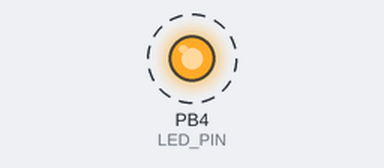
Simulated run of this sketch. Board: ATtiny85, built with avr-gcc and run on an emulated ATtiny85. On the bench: output pins drawn as LEDs (lit = HIGH). Dashed ring = blinking.

Above: at 0.2 s.
Timing chart, 0 to 3.0 s (numbered marks = the images above):
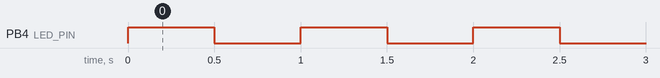

The sketch:

parpadeandoLEDatiny85.ino
```cpp
/**
 * Blink_ATTINY85
 * Parpadea un led en el pin 4 del ATtiny85.
 *
 * Este ejemplo es de dominio público.
 *
 * Modificado el 10 de marzo de 2016
 * por Pablo Bacho para Fábrica Digital
 */

const int LED_PIN = 4;

void setup() {
  pinMode(LED_PIN, OUTPUT);
}

void loop() {
  digitalWrite(LED_PIN, HIGH);
  delay(500);
  digitalWrite(LED_PIN, LOW);
  delay(500);
}
```

Measured:
- by itself, PB4 (LED_PIN): alternates HIGH for 0.50 s and LOW for 0.50 s
